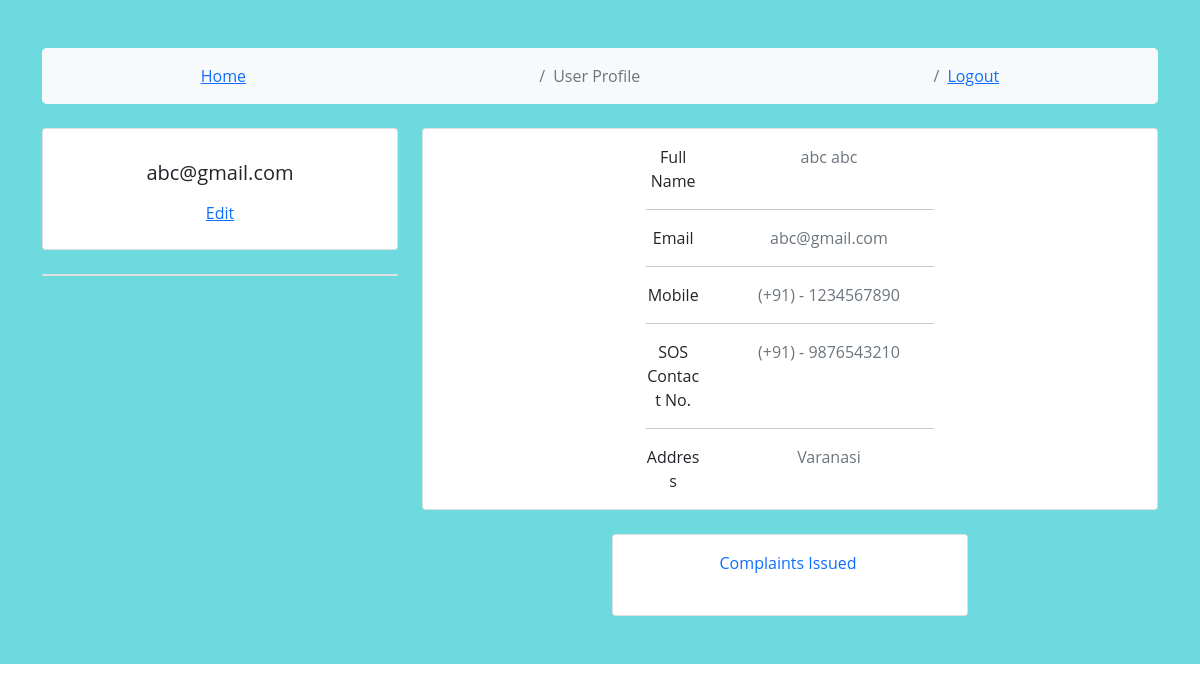
/Visitor/profile/ (signed in), run on the app's committed database.
### Visitor/models.py (models this page shows, shortened)
class User(AbstractUser):
    username = None
    email = models.EmailField(_('email address'), unique=True)
    USERNAME_FIELD = 'email'
    REQUIRED_FIELDS = []
    objects = UserManager()

class VisitorDetails(models.Model):
    GENDER =(
        ('MALE',0),
        ('FEMALE',1),
        ('TRANSGENDER',2),
    )
    user= models.ForeignKey(User,unique=True,on_delete=models.CASCADE)
    city= models.CharField(max_length=255,blank=False)
    phone=models.CharField(max_length=10,blank=False)
    sos_contact = models.CharField(max_length=10, blank=True)
    address=models.CharField(max_length=255,blank=False)
    gender=models.CharField(max_length=20,blank=False,choices=GENDER,default=1)

### Visitor/views.py (the view)
# urls.py: path('profile/', views.profile, name="profile"),
def profile(request):
    if request.user.is_authenticated:
        print(request.POST)
        user = request.user
        gender = VisitorDetails.objects.get(user_id=user).gender
        sos = VisitorDetails.objects.get(user_id=user).sos_contact
        mobile = VisitorDetails.objects.get(user_id=user).phone
        address = VisitorDetails.objects.get(user_id=user).address
        print(gender)
        data = {
            'user': user,
            'gender':gender,
            'mobile':mobile,
            'sos':sos,
            'address':address,
            'profile_pic':0,
        }
        return render(request, 'home/profile.html', context=data)

### templates/home/profile.html (shortened to what this page needs)
{% load static %}
<html>
  <head>
    <link href= "https://cdn.jsdelivr.net/npm/bootstrap@5.1.3/dist/css/bootstrap.min.css" rel="stylesheet"
>
    <link rel="stylesheet" href="{% static 'css/home.css' %}">
  </head>
<section style="background-color: #6ddae0;">
  <div class="container py-5">
    <div class="row">
      <div class="col">
        <nav aria-label="breadcrumb" class="bg-light rounded-3 p-3 mb-4">
          <ol class="breadcrumb mb-0">
            <li class="breadcrumb-item"><a href="{% url 'home' %}">Home</a></li>
            <li class="breadcrumb-item active" aria-current="page">User Profile</li>
            <li class="breadcrumb-item active" aria-current="page"><a href="{% url 'user_logout' %}">Logout</a></li>
          </ol>
        </nav>
      </div>
    </div>
    <div class="row">
      <div class="col-lg-4">
        <div class="card mb-4">
          <div class="card-body text-center">
            <h5 class="my-3">{{ user.email }}</h5>
            <div class="d-flex justify-content-center mb-2">
                <a href="/Visitor/edit-profile">Edit</a>
            </div>
          </div>
        </div>
        <div class="card mb-4 mb-lg-0">
        </div>
      </div>
      <div class="col-lg-8">
        <div class="card mb-4">
          <div class="card-body">
            <div class="row">
              <div class="col-sm-3">
                <p class="mb-0">Full Name</p>
              </div>
              <div class="col-sm-9">
                <p class="text-muted mb-0">{{ user.first_name }} {{ user.last_name }}</p>
              </div>
            </div>
            <hr>
            <div class="row">
              <div class="col-sm-3">
                <p class="mb-0">Email</p>
              </div>
              <div class="col-sm-9">
                <p class="text-muted mb-0">{{ user.email }}</p>
              </div>
            </div>
            <hr>
            <div class="row">
              <div class="col-sm-3">
                <p class="mb-0">Mobile</p>
              </div>
              <div class="col-sm-9">
                <p class="text-muted mb-0">(+91) - {{ mobile }}</p>
              </div>
            </div>
            <hr>
              <div class="row">
              <div class="col-sm-3">
                <p class="mb-0">SOS Contact No. </p>
              </div>
              <div class="col-sm-9">
                <p class="text-muted mb-0">(+91) - {{ sos }}</p>
              </div>
            </div>
            <hr>
            <div class="row">
              <div class="col-sm-3">
                <p class="mb-0">Address</p>
              </div>
              <div class="col-sm-9">
                <p class="text-muted mb-0">{{ address }}</p>
              </div>
            </div>
          </div>
        </div>
        <div class="row">
          <div class="col-md-6">
            <div class="card mb-4 mb-md-0">
              <div class="card-body">
                <p class="mb-4"><span class="text-primary font-italic me-1">Complaints Issued</span></p>
              </div>
            </div>
          </div>
        </div>
      </div>
    </div>
  </div>
</section>
</html>

### static/css/home.css (style rules this page uses)
* { margin: 0px auto; padding: 0px; text-align: center; font-family: 'Open Sans', sans-serif; }

### data on the page
User: email "abc@gmail.com", first_name "abc", last_name "abc"
VisitorDetails: phone "1234567890", sos_contact "9876543210", address "Varanasi"
